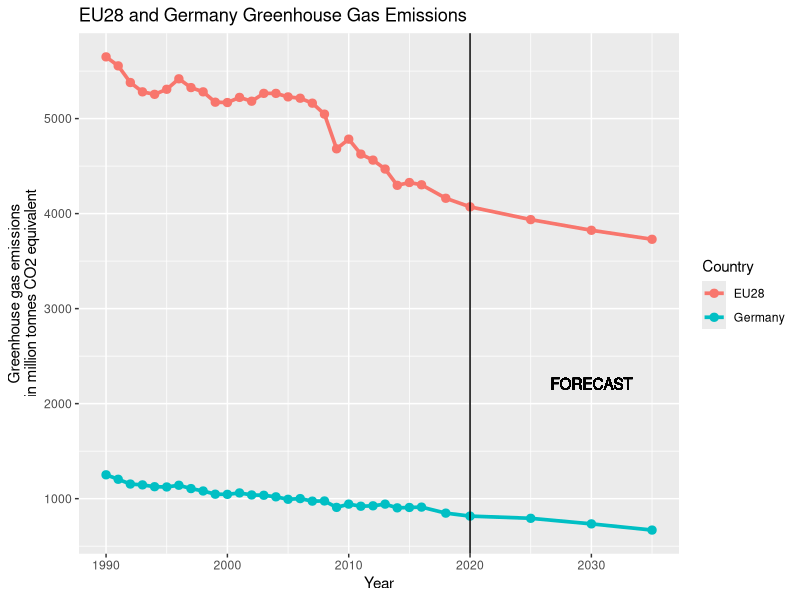
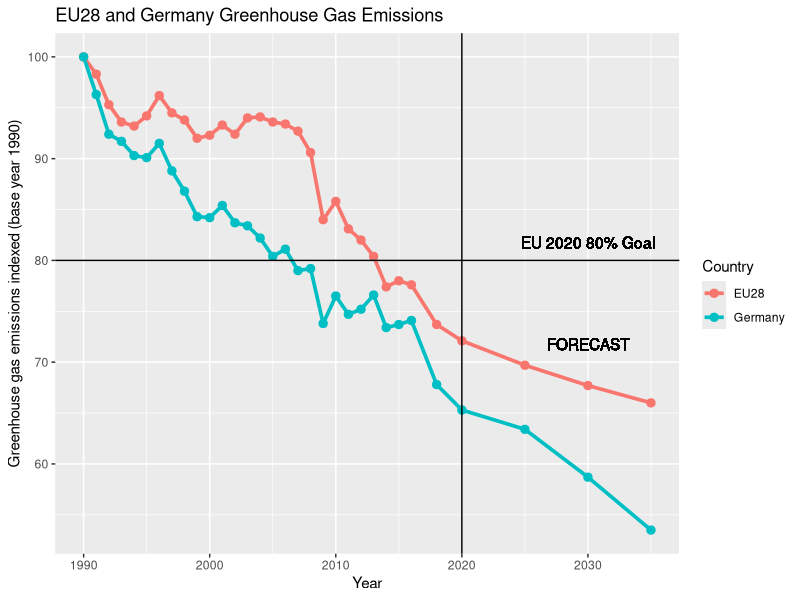
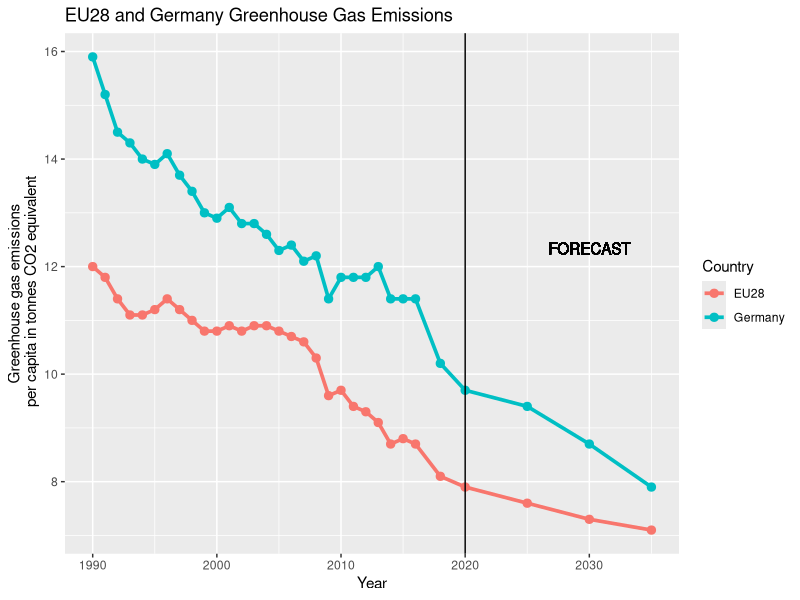
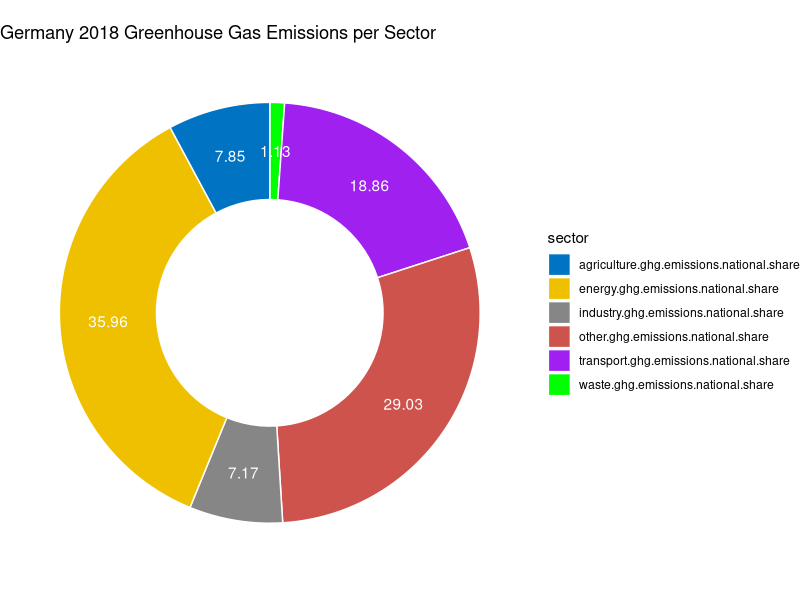
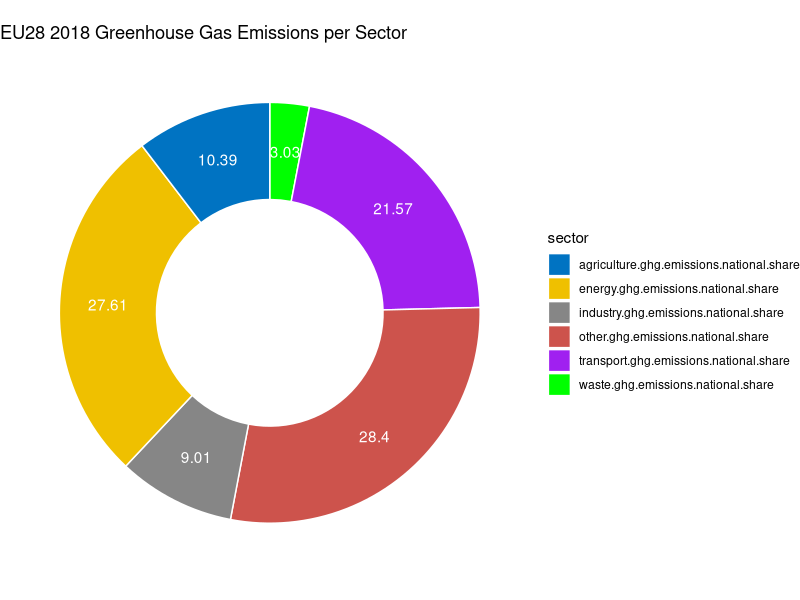
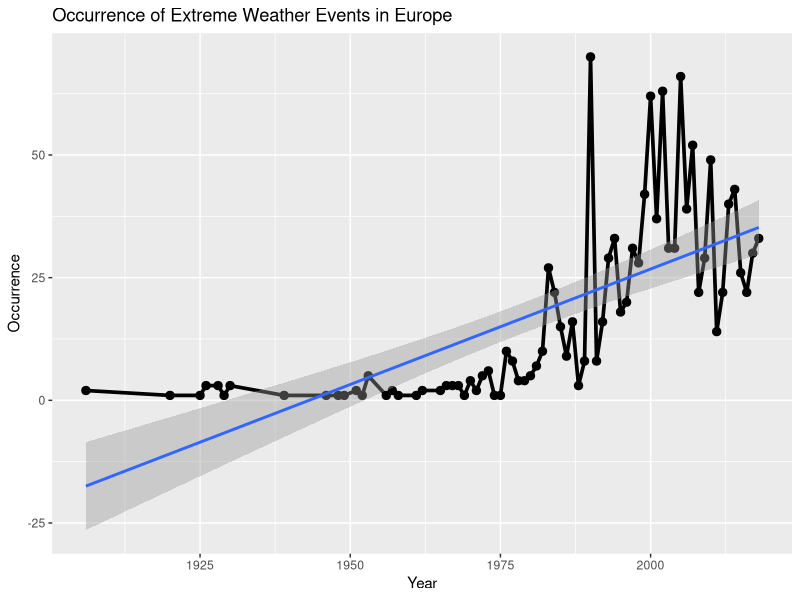
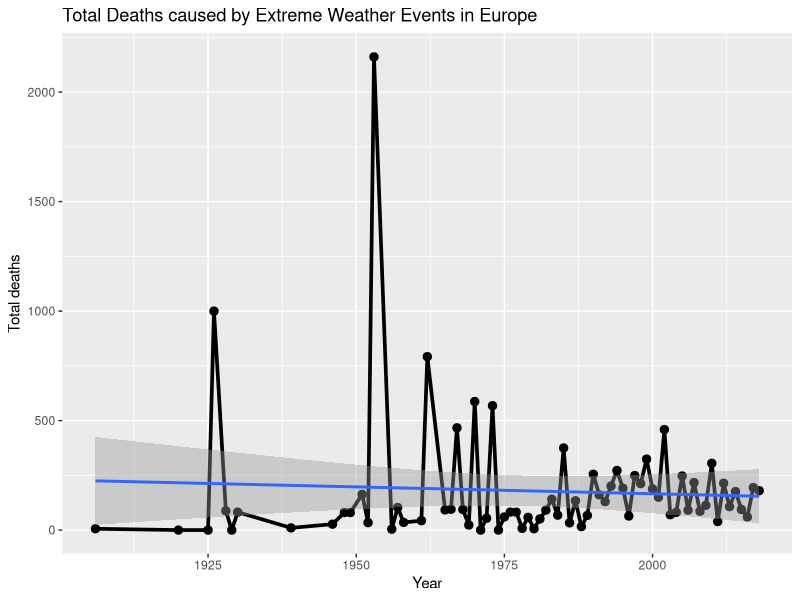
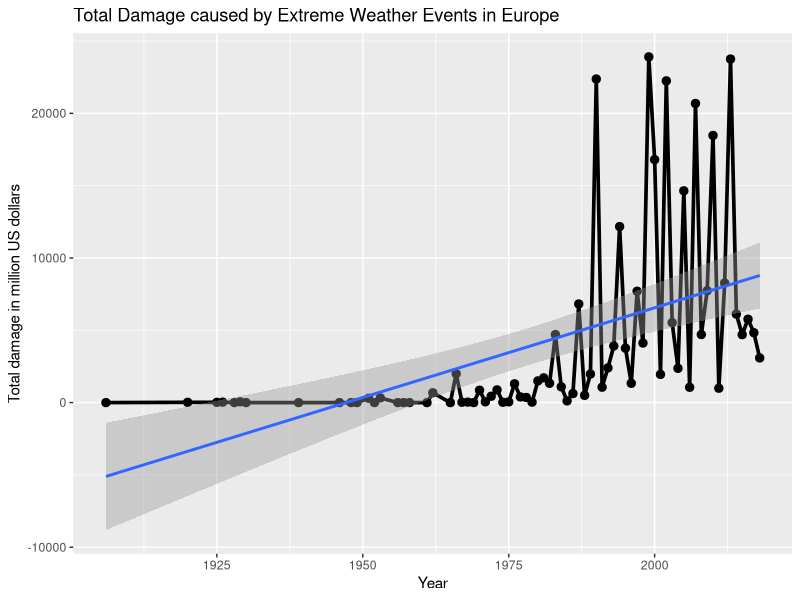

The R script that drew these images, in order:



##### SETUP #####

# load libraries
library(tidyverse)

# load data
ghg_emissions <- read.csv("output/ghg_emissions.csv", header=TRUE, stringsAsFactors=FALSE)
extreme_weather <- read.csv("output/extreme_weather.csv", header=TRUE, stringsAsFactors=FALSE)



##### VIZ #####

# total ghg emissions
viz <- ggplot(filter(ghg_emissions, country.name %in% c("EU28", "Germany")),
              aes(x=year,
                  y=total.ghg.emissions.mio.tonnes,
                  color=country.name)) +
  geom_line(size=1.25) +
  geom_point(size=2.5) +
  geom_vline(xintercept=2020) +
  geom_text(aes(2030,2020,label = "FORECAST", vjust = -1), color="black") +
  labs(title="EU28 and Germany Greenhouse Gas Emissions", y="Greenhouse gas emissions\nin million tonnes CO2 equivalent", x="Year", color="Country")

viz

ggsave("viz/EU28_Germany_total_ghg_emissions_draft.png", width=16, height=9, dpi=100)



# ghg emissions indexed
viz <- ggplot(filter(ghg_emissions, country.name %in% c("EU28", "Germany")),
              aes(x=year,
                  y=ghg.emissions.indexed,
                  color=country.name)) +
  geom_line(size=1.25) +
  geom_point(size=2.5) +
  geom_vline(xintercept=2020) +
  geom_text(aes(2030,70,label = "FORECAST", vjust = -1), color="black") +
  geom_hline(yintercept=80) +
  geom_text(aes(2030,80,label = "EU 2020 80% Goal", vjust = -1), color="black") +
  labs(title="EU28 and Germany Greenhouse Gas Emissions", y="Greenhouse gas emissions indexed (base year 1990)", x="Year", color="Country")

viz

ggsave("viz/EU28_Germany_ghg_emissions_indexed_draft.png", width=16, height=9, dpi=100)



# viz ghg emissions per capita
viz <- ggplot(filter(ghg_emissions, country.name %in% c("EU28", "Germany")),
              aes(x=year,
                  y=ghg.emissions.per.capita.tonnes,
                  color=country.name)) +
  geom_line(size=1.25) +
  geom_point(size=2.5) +
  geom_vline(xintercept=2020) +
  geom_text(aes(2030,12,label = "FORECAST", vjust = -1), color="black") +
  labs(title="EU28 and Germany Greenhouse Gas Emissions", y="Greenhouse gas emissions\n per capita in tonnes CO2 equivalent", x="Year", color="Country")

viz

ggsave("viz/EU28_Germany_ghg_emissions_per_capita_draft.png", width=16, height=9, dpi=100)



# sectors Germany
sectors <- ghg_emissions %>% 
  filter(country.name=="Germany", year==2018) %>% 
  select(agriculture.ghg.emissions.national.share,
         energy.ghg.emissions.national.share,
         industry.ghg.emissions.national.share,
         transport.ghg.emissions.national.share,
         waste.ghg.emissions.national.share,
         other.ghg.emissions.national.share) %>% 
  gather("sector", "share") %>% 
  mutate(share=share*100) %>% 
  arrange(desc(sector)) %>% 
  mutate(lab.ypos=cumsum(share)-0.5*share)

mycols <- c("#0073C2FF", "#EFC000FF", "#868686FF", "#CD534CFF", "purple", "green")

viz <- ggplot(sectors, aes(x = 2, y = share, fill = sector)) +
  geom_bar(stat = "identity", color = "white") +
  coord_polar(theta = "y", start = 0)+
  geom_text(aes(y = lab.ypos, label = share), color = "white")+
  scale_fill_manual(values = mycols) +
  theme_void()+
  xlim(0.5, 2.5)+
  labs(title="Germany 2018 Greenhouse Gas Emissions per Sector")

viz

ggsave("viz/Germany_2018_ghg_emissions_per_sector_draft.png", width=16, height=9, dpi=100)




# sectors EU28
sectors <- ghg_emissions %>% 
  filter(country.name=="EU28", year==2018) %>% 
  select(agriculture.ghg.emissions.national.share,
         energy.ghg.emissions.national.share,
         industry.ghg.emissions.national.share,
         transport.ghg.emissions.national.share,
         waste.ghg.emissions.national.share,
         other.ghg.emissions.national.share) %>% 
  gather("sector", "share") %>% 
  mutate(share=share*100) %>% 
  arrange(desc(sector)) %>% 
  mutate(lab.ypos=cumsum(share)-0.5*share)

mycols <- c("#0073C2FF", "#EFC000FF", "#868686FF", "#CD534CFF", "purple", "green")

viz <- ggplot(sectors, aes(x = 2, y = share, fill = sector)) +
  geom_bar(stat = "identity", color = "white") +
  coord_polar(theta = "y", start = 0)+
  geom_text(aes(y = lab.ypos, label = share), color = "white")+
  scale_fill_manual(values = mycols) +
  theme_void()+
  xlim(0.5, 2.5)+
  labs(title="EU28 2018 Greenhouse Gas Emissions per Sector")

viz

ggsave("viz/EU28_2018_ghg_emissions_per_sector_draft.png", width=16, height=9, dpi=100)





# extreme weather
extreme_weather_aggregated <- extreme_weather %>% 
  filter(year!=2019) %>% 
  replace_na(list(drought.occurrence=0, flood.occurrence=0, storm.occurrence=0, wildfire.occurrence=0,
                  drought.total.deaths=0, flood.total.deaths=0, storm.total.deaths=0, wildfire.total.deaths=0,
                  drought.total.damage.mio.dollars=0, flood.total.damage.mio.dollars=0, storm.total.damage.mio.dollars=0, wildfire.total.damage.mio.dollars=0)) %>% 
  group_by(year) %>% 
  summarize(drought.occurrence=sum(drought.occurrence),
            flood.occurrence=sum(flood.occurrence),
            storm.occurrence=sum(storm.occurrence),
            wildfire.occurrence=sum(wildfire.occurrence),
            drought.total.deaths=sum(drought.total.deaths),
            flood.total.deaths=sum(flood.total.deaths),
            storm.total.deaths=sum(storm.total.deaths),
            wildfire.total.deaths=sum(wildfire.total.deaths),
            drought.total.damage.mio.dollars=sum(drought.total.damage.mio.dollars),
            flood.total.damage.mio.dollars=sum(flood.total.damage.mio.dollars),
            storm.total.damage.mio.dollars=sum(storm.total.damage.mio.dollars),
            wildfire.total.damage.mio.dollars=sum(wildfire.total.damage.mio.dollars)) %>% 
  mutate(occurrence.total=drought.occurrence+flood.occurrence+storm.occurrence+wildfire.occurrence,
         deaths.total=drought.total.deaths+flood.total.deaths+storm.total.deaths+wildfire.total.deaths,
         damage.mio.dollars.total=drought.total.damage.mio.dollars+flood.total.damage.mio.dollars+storm.total.damage.mio.dollars+wildfire.total.damage.mio.dollars)

# occurrence
viz <- ggplot(extreme_weather_aggregated,
              aes(x=year,
                  y=occurrence.total)) +
  geom_line(size=1.25) +
  geom_point(size=2.5) +
  geom_smooth(method = "lm") +
  labs(title="Occurrence of Extreme Weather Events in Europe", y="Occurrence", x="Year")

viz

ggsave("viz/occurrence_extreme_weather_events_Europe_draft.png", width=16, height=9, dpi=100)

# deaths
viz <- ggplot(extreme_weather_aggregated,
              aes(x=year,
                  y=deaths.total)) +
  geom_line(size=1.25) +
  geom_point(size=2.5) +
  geom_smooth(method = "lm") +
  labs(title="Total Deaths caused by Extreme Weather Events in Europe", y="Total deaths", x="Year")

viz

ggsave("viz/deaths_extreme_weather_events_Europe_draft.png", width=16, height=9, dpi=100)

# damage
viz <- ggplot(extreme_weather_aggregated,
              aes(x=year,
                  y=damage.mio.dollars.total)) +
  geom_line(size=1.25) +
  geom_point(size=2.5) +
  geom_smooth(method = "lm") +
  labs(title="Total Damage caused by Extreme Weather Events in Europe", y="Total damage in million US dollars", x="Year")

viz

ggsave("viz/damage_extreme_weather_events_Europe_draft.png", width=16, height=9, dpi=100)

# occurrence by event
viz <- ggplot(extreme_weather_aggregated,
              aes(x=year)) +
  geom_line(aes(y=drought.occurrence, color="drought.occurrence"), size=1.25) +
  geom_point(aes(y=drought.occurrence, color="drought.occurrence"), size=2.5) +
  geom_line(aes(y=flood.occurrence, color="flood.occurrence"), size=1.25) +
  geom_point(aes(y=flood.occurrence, color="flood.occurrence"), size=2.5) +
  geom_line(aes(y=storm.occurrence, color="storm.occurrence"), size=1.25) +
  geom_point(aes(y=storm.occurrence, color="storm.occurrence"), size=2.5) +
  geom_line(aes(y=wildfire.occurrence, color="wildfire.occurrence"), size=1.25) +
  geom_point(aes(y=wildfire.occurrence, color="wildfire.occurrence"), size=2.5) +
  labs(title="Occurrence of Droughts, Floods, Storms and Wildfires in Europe", y="Number of extreme weather events", x="Year")

viz

ggsave("viz/droughts_floods_storms_wildfires_Europe_draft.png", width=16, height=9, dpi=100)



